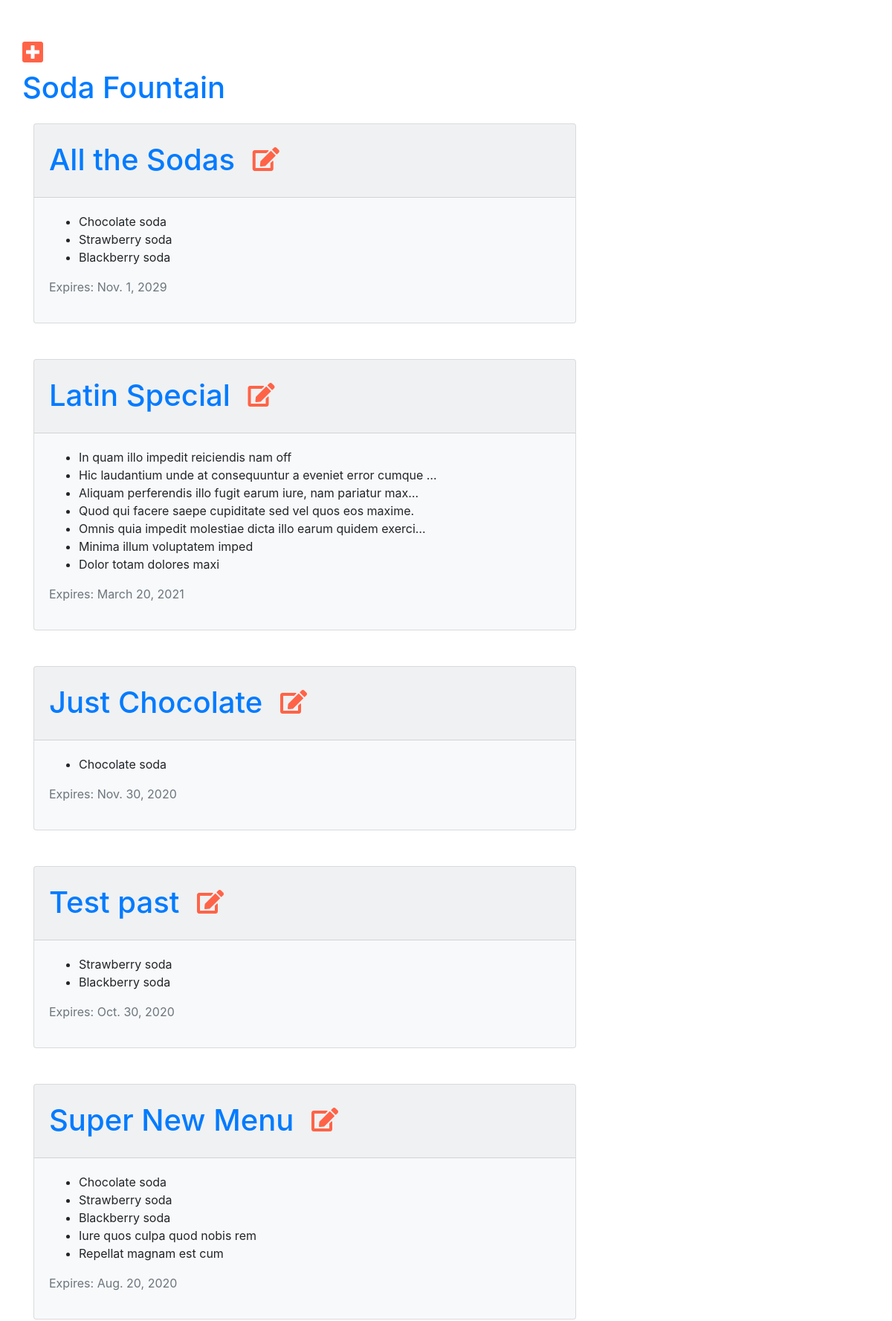
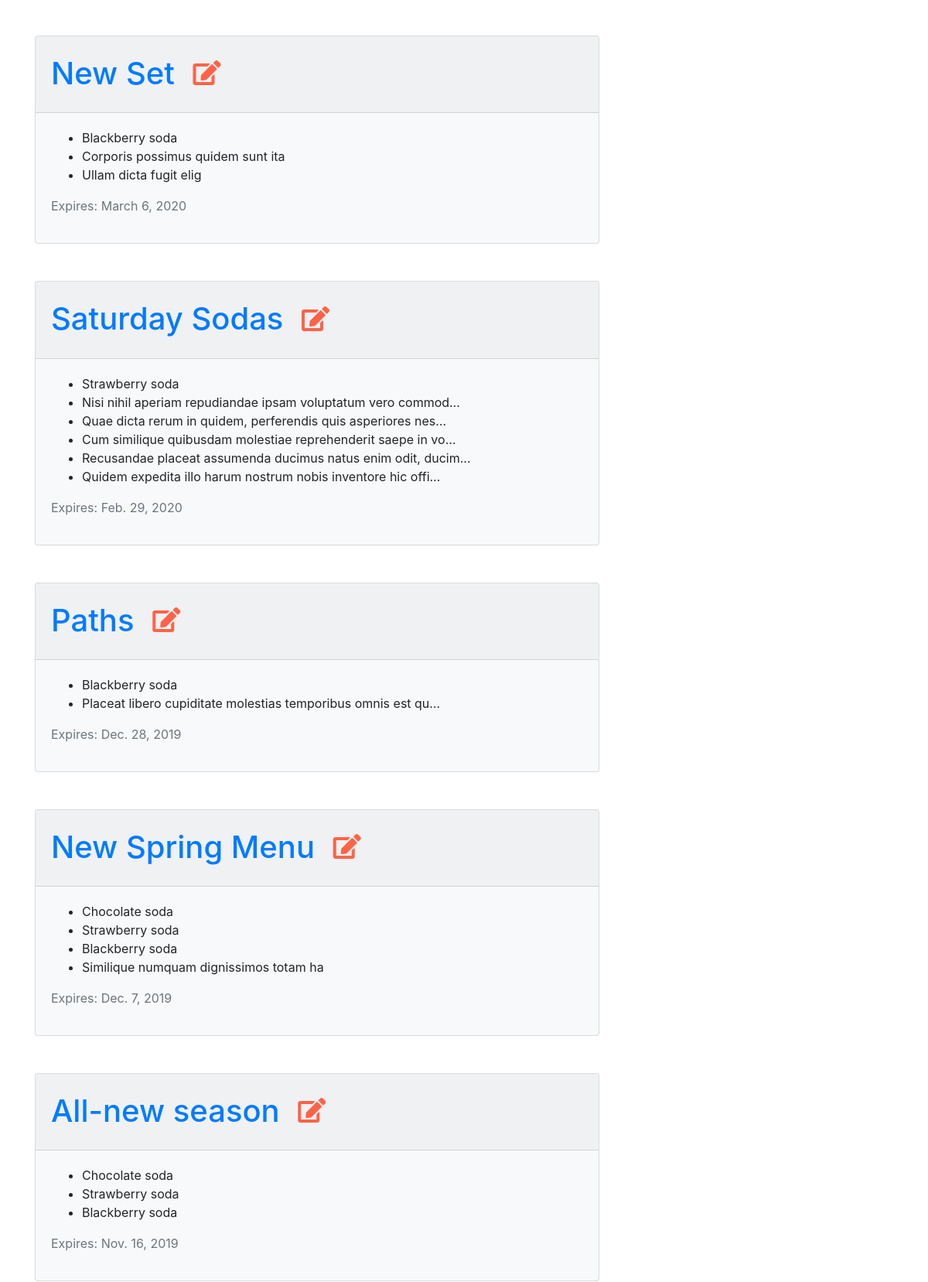
The app's page / (signed in, upper part) with its own data (2 pictures, top to bottom).
### menu/models.py (models this page shows, shortened)
class Menu(models.Model):
    season = models.CharField(max_length=20)  # Required Field
    items = models.ManyToManyField('Item', related_name='items')  # Required Field
    created_date = models.DateTimeField(default=timezone.now)  # Hidden Field
    expiration_date = models.DateField()  # Required Field

class Item(models.Model):
    name = models.CharField(max_length=200)
    description = models.TextField()
    chef = models.ForeignKey('auth.User', on_delete=models.CASCADE,)
    created_date = models.DateTimeField(default=timezone.now)
    standard = models.BooleanField(default=False)
    ingredients = models.ManyToManyField('Ingredient')
    def __str__(self):
        return self.name

### menu/views.py (the view)
# urls.py: path('', views.menu_list, name='menu_list'),
def menu_list(request):
    menus = models.Menu.objects.all().prefetch_related('items').filter(
        expiration_date__gte=timezone.now()).order_by('-expiration_date')
    return render(request, 'menu/menu_list.html', {'menus': menus})

### menu/templates/menu/menu_list.html
{% extends 'base.html' %}
{% block content %}
    <div class="content container">
        <div class="row">
            <div class="col-md-8">
                {% for menu in menus %}
                    <div class="card bg-light mb-5 ">
                        <div class="card-header pt-4">
                            <h1>
                                <a href="{% url 'menu:menu_detail' pk=menu.pk %}">{{ menu.season|capfirst }}</a>
                                {% if user.is_authenticated %}
                                    <a class="btn btn-default" href="{% url 'menu:menu_edit' pk=menu.pk %}">
                                        <i class="fas fa-edit fa-2x tomato"></i></a>
                                {% endif %}
                            </h1>
                        </div>
                        <div class="card-body">
                            <ul>
                                {% for item in menu.items.all %}
                                    <li>{{ item|truncatechars_html:60 }}</li>
                                {% endfor %}
                            </ul>
                            <p class="text-secondary">Expires: {{ menu.expiration_date }}</p>
                        </div>
                    </div>
                {% endfor %}
        </div>
    </div>
{% endblock %}

### assets/css/menu_styles.css (style rules this page uses)
body { padding: 30px; }
.tomato { color: tomato; margin-bottom: 8px; }

### records on screen
Menu: season "All the Sodas", expiration_date "Nov. 1, 2029"
Item: name "Chocolate soda"
Item: name "Strawberry soda"
Item: name "Blackberry soda"
Menu: season "Latin Special", expiration_date "March 20, 2021"
Item: name "In quam illo impedit reiciendis nam off"
Item: name "Hic laudantium unde at consequuntur a eveniet error cumque …"
Item: name "Aliquam perferendis illo fugit earum iure, nam pariatur max…"
Item: name "Quod qui facere saepe cupiditate sed vel quos eos maxime."
Item: name "Omnis quia impedit molestiae dicta illo earum quidem exerci…"
Item: name "Minima illum voluptatem imped"
Item: name "Dolor totam dolores maxi"
Menu: season "Just Chocolate", expiration_date "Nov. 30, 2020"
Menu: season "Test past", expiration_date "Oct. 30, 2020"
Menu: season "Super New Menu", expiration_date "Aug. 20, 2020"
Item: name "Iure quos culpa quod nobis rem"
Item: name "Repellat magnam est cum"
Menu: season "New Set", expiration_date "March 6, 2020"
Item: name "Corporis possimus quidem sunt ita"
Item: name "Ullam dicta fugit elig"
Menu: season "Saturday Sodas", expiration_date "Feb. 29, 2020"
Item: name "Nisi nihil aperiam repudiandae ipsam voluptatum vero commod…"
Item: name "Quae dicta rerum in quidem, perferendis quis asperiores nes…"
Item: name "Cum similique quibusdam molestiae reprehenderit saepe in vo…"
Item: name "Recusandae placeat assumenda ducimus natus enim odit, ducim…"
Item: name "Quidem expedita illo harum nostrum nobis inventore hic offi…"
Menu: season "Paths", expiration_date "Dec. 28, 2019"
Item: name "Placeat libero cupiditate molestias temporibus omnis est qu…"
Menu: season "New Spring Menu", expiration_date "Dec. 7, 2019"
Item: name "Similique numquam dignissimos totam ha"
Menu: season "All-new season", expiration_date "Nov. 16, 2019"
